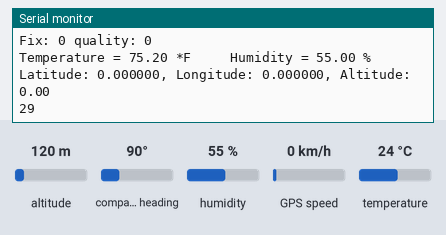
A sketch run on a simulated Arduino Nano, built with avr-gcc and run on an emulated ATmega328P. Parts: the last lines printed to the serial monitor. The test bench sets the inputs (shaded band); at power-on: altitude 120 m, humidity 55 %, temperature 24 °C, compass heading 90°, GPS speed 0 km/h. The GPS gets a fix after 3 s at 37.7749, -122.4194 with 8 satellites.

Above: at 2.2 s.
2.3 s: altitude set to 20 m
3.8 s: humidity set to 22 %
At 4.9 s:
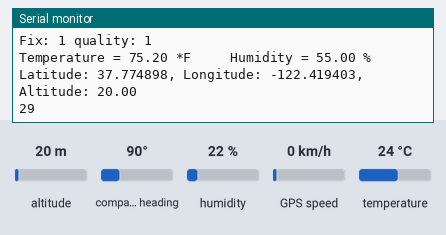
5.3 s: temperature set to 12 °C
At 6.5 s:
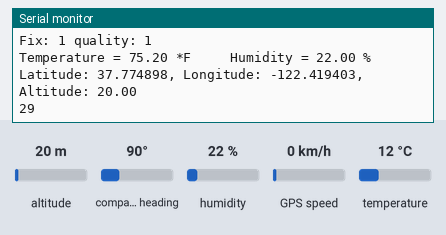
6.8 s: altitude set to 250 m
At 8.2 s:
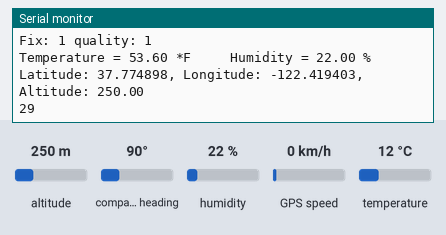
8.3 s: humidity set to 40 %
Timing chart, 0 to 10.8 s (numbered marks = the images above; inputs shaded):
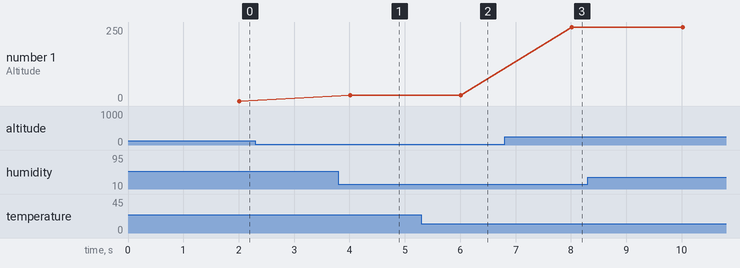

The sketch:

TB_data_collector.ino
```cpp
/*
   This script defines the work of the client node (Arduino NANO) for data collection

   Role of the client NANO board:
    1. The client NANO board works to collect data from a temperature & humidity
    sensor and a GPS module.

    2. It packs data using a structure called "data" (a mutually identical
    communication protocol of the master node) and passively sends data to
    the master node in binary format only when data transmission is requested.

   Electronic module connected to the master node:
    1. Adafruit GPS module
    2. temperature & humidity sensor
*/

// core library for I2C communication
#include <Wire.h>

// libraries & global variables for the GPS module
#include <SoftwareSerial.h>
#include <Adafruit_GPS.h>
SoftwareSerial mySerial(3,2);
Adafruit_GPS GPS(&mySerial);

// libraries & global variables for the temperature & humidity sensor
#include <DHT.h>
#include <DHT_U.h>
#define DHT_datapin 4
#define DHT_type DHT22
DHT dht(DHT_datapin, DHT_type);

// define the structure called "data" for received data
struct data
  {
    unsigned char hour, minute, seconds, month, day, year, fix, fix_quality;
    float temp, rh, lat, lon, elv;
    unsigned char check_code;
  };

// sizeof() function helps to calculate the total length of data structure in byte
#define SIZE sizeof(data)

/*
   define a union called "sensor_data" to represent received data in this case, the
   union "sensor_data" represents a same chunck of memory (where the received data
   is stored in the master node) in two different ways:
    1). "data instance": readable and accessable as the elements in the structure "data";
    2). "unsigned char transfer_char[SIZE]": unreadable but arranged in a binary array;
*/

typedef union
{
  data instance;
  unsigned char transfer_char[SIZE];
} sensor_data;

// declare an empty union
sensor_data s;

// void setup(): client board initialization
void setup() {
  Wire.begin(8); // join the I2C bus with an address = 8
  Wire.onRequest(requestEvent); // register an event once requested by the master

  Serial.begin(115200); // start serial output channel
  GPS.begin(9600); // GPS module starts at channel 9600
  GPS.sendCommand(PMTK_SET_NMEA_UPDATE_1HZ);
  GPS.sendCommand(PMTK_SET_NMEA_OUTPUT_RMCGGA);
  delay(1000);

  dht.begin(); // start temperature & humidity sensor

}

// void loop() function allows to keep running modules and receiving data
void loop() {
  readGPS();
  getData();
  Serial.println(SIZE);
}

// function to be executed as registered event
void requestEvent() {
    Wire.write(s.transfer_char, SIZE);
}

// function to run the GPS module
void readGPS() {
  String NMEA1;
  String NMEA2;
  char c;

  while(!GPS.newNMEAreceived()){
    c=GPS.read();
    }
  GPS.parse(GPS.lastNMEA());
  NMEA1=GPS.lastNMEA();

  while(!GPS.newNMEAreceived()){
    c=GPS.read();
    }
  GPS.parse(GPS.lastNMEA());
  NMEA2=GPS.lastNMEA();
}

// retrieve and save data to the structure
void getData() {
  Serial.print("\nTime: "); Serial.print(GPS.hour); Serial.print(':');
  Serial.print(GPS.minute); Serial.print(':');
  Serial.print(GPS.seconds); Serial.print(',');Serial.print('\n');
  Serial.print("Date: "); Serial.print(GPS.month, DEC); Serial.print('/');
  Serial.print(GPS.day, DEC); Serial.print("/20");
  Serial.print(GPS.year, DEC); Serial.print(','); Serial.print('\n');
  Serial.print("Fix: "); Serial.print((int)GPS.fix);
  Serial.print(" quality: "); Serial.println((int)GPS.fixquality);
  Serial.print("Temperature = ");
  Serial.print(dht.readTemperature(true));
  Serial.print(" *F ");
  Serial.print("    Humidity = ");
  Serial.print(dht.readHumidity());
  Serial.println(" % ");
  Serial.print("Latitude: "); Serial.print(GPS.latitudeDegrees, 6); Serial.print(','); Serial.print(' ');
    //Serial.print(GPS.lat); Serial.print(', ');
  Serial.print("Longitude: "); Serial.print(GPS.longitudeDegrees, 6); Serial.print(','); Serial.print(' ');
    //Serial.print(GPS.lon); Serial.print(', ');
  Serial.print("Altitude: "); Serial.println(GPS.altitude); //Serial.print('\n');

  s.instance.hour = GPS.hour;
  s.instance.minute = GPS.minute;
  s.instance.seconds = GPS.seconds;
  s.instance.month = GPS.month;
  s.instance.day = GPS.day;
  s.instance.year = GPS.year;
  s.instance.fix = (int)GPS.fix;
  s.instance.fix_quality = (int)GPS.fixquality;
  s.instance.temp = dht.readTemperature(true);
  s.instance.rh = dht.readHumidity();
  s.instance.lat = GPS.latitudeDegrees;
  s.instance.lon = GPS.longitudeDegrees;
  s.instance.elv = GPS.altitude;

  // calculate transaction verification code
  unsigned char n = 0;
  for (int i=0; i < SIZE - 1; i++){n += s.transfer_char[i];}
  s.instance.check_code = -n;
 }
```

Measured:
- after the input at 6.8 s, the serial monitor: prints a new line after 1.2 s (image 3)
- plotted number 1: 20 → 250 after the input at 6.8 s
